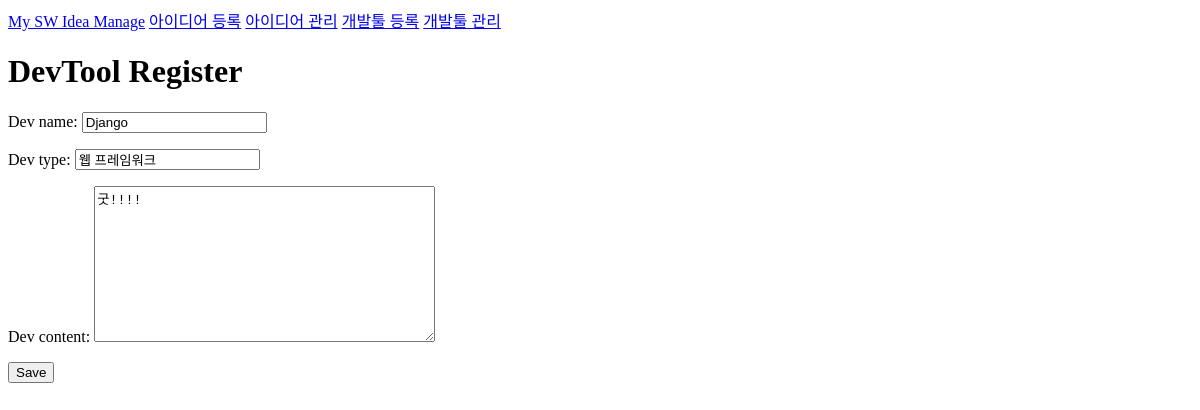
/dev/1/edit/, run on an earlier commit of the app's database.
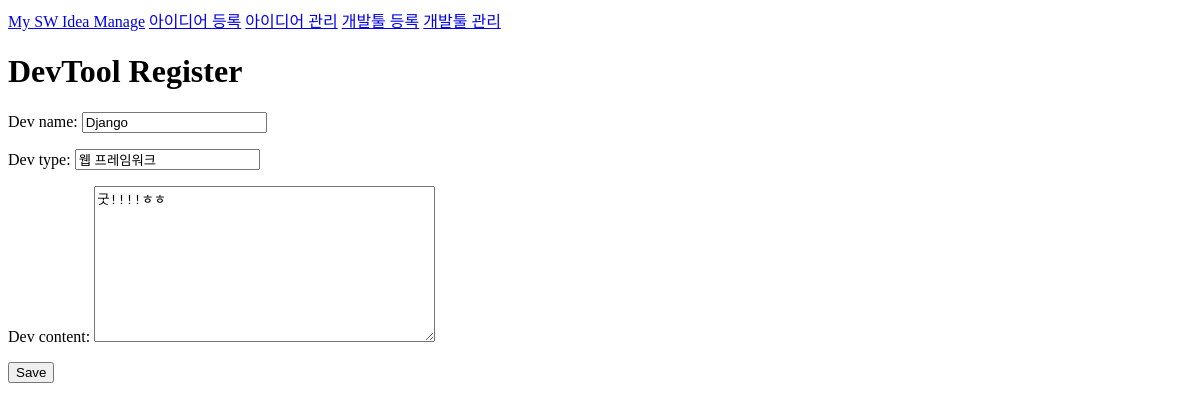
And on a later commit of the database.
### swidea/models.py (models this page shows, shortened)
class Devtool(models.Model):
    dev_name=models.CharField(max_length=100) ##
    dev_type=models.CharField(max_length=100)
    dev_content=models.TextField()

### swidea/views.py (the view)
# urls.py: path('dev/<int:pk>/edit/',views.dev_edit,name='dev_edit'), ##수정
def dev_edit(request, pk):
    swidea = get_object_or_404(Devtool, pk=pk)
    if request.method == "POST":
        form = DevtoolForm(request.POST, instance=swidea)
        if form.is_valid():
            swidea.save()
            return redirect('swidea:dev_detail', pk=swidea.pk)
    else:
        form = DevtoolForm(instance=swidea)
    return render(request, 'dev_edit.html', {'form': form})

### swidea/forms.py
class DevtoolForm(forms.ModelForm):
    class Meta:
        model=Devtool
        fields='__all__'

### swidea/templates/dev_edit.html (shortened to what this page needs)
{% extends 'base.html' %}
{% block content %}
    <h1>DevTool Register</h1>
    <form action=""  method="POST">
        {{ form.as_p }}
        <button type="submit" class="save btn btn-default">Save</button>
    </form>
{% endblock %}

What changed in the data, as far as the page shows it:
changed Devtool "Django": dev_content "굿!!!!" → "굿!!!!ㅎㅎ"
